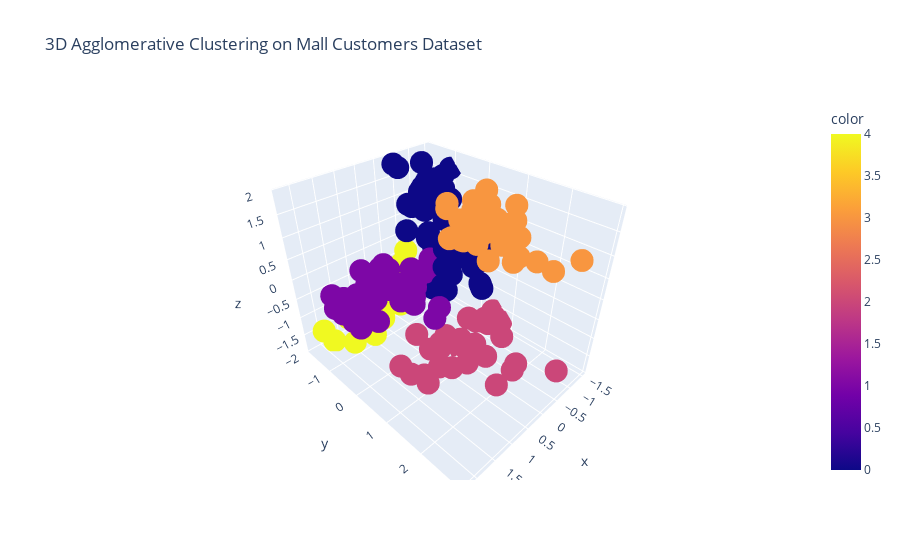

Here is the notebook cell this chart was saved with:
### Code cell
# Plotting the clusters in 3D for better visualization
plot_3d_clusters(HS_df_modified.values, run_hierarchical_clustering(HS_df_modified, 5, 'ward'), '3D Agglomerative Clustering on Mall Customers Dataset')

### Figure 1 — Plotly figure (JSON) as saved in the notebook; plotly's stock layout.template omitted (floating-point values rounded to 4 significant figures; data arrays with more than 128 entries replaced by an {"elided": "..."} marker saying what was removed)
{"data": [{"hovertemplate": "x=%{x}<br>y=%{y}<br>z=%{z}<br>color=%{marker.color}<extra></extra>", "legendgroup": "", "marker": {"color": {"elided": "200 int values"}, "coloraxis": "coloraxis", "symbol": "circle"}, "mode": "markers", "name": "", "scene": "scene", "showlegend": false, "type": "scatter3d", "x": {"elided": "200 float values"}, "y": {"elided": "200 float values"}, "z": {"elided": "200 float values"}}], "layout": {"coloraxis": {"colorbar": {"title": {"text": "color"}}, "colorscale": [[0, "#0d0887"], [0.1111, "#46039f"], [0.2222, "#7201a8"], [0.3333, "#9c179e"], [0.4444, "#bd3786"], [0.5556, "#d8576b"], [0.6667, "#ed7953"], [0.7778, "#fb9f3a"], [0.8889, "#fdca26"], [1, "#f0f921"]]}, "legend": {"tracegroupgap": 0}, "scene": {"domain": {"x": [0, 1], "y": [0, 1]}, "xaxis": {"title": {"text": "x"}}, "yaxis": {"title": {"text": "y"}}, "zaxis": {"title": {"text": "z"}}}, "title": {"text": "3D Agglomerative Clustering on Mall Customers Dataset"}}}
